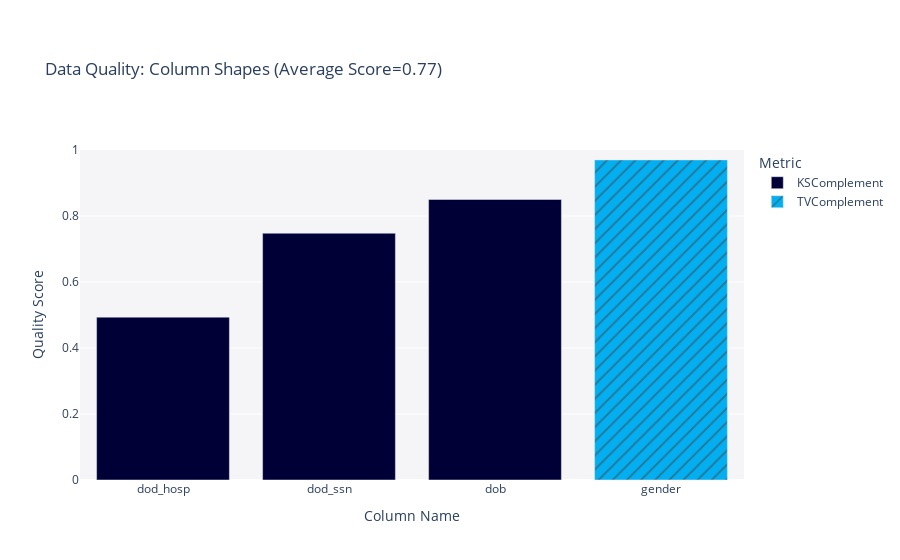

Source (notebook cell):
### Code cell
quality_report.get_visualization('Column Shapes')

### Figure 1 — Plotly figure (JSON) as saved in the notebook; plotly's stock layout.template omitted (floating-point values rounded to 4 significant figures)
{"data": [{"alignmentgroup": "True", "customdata": [["KSComplement"], ["KSComplement"], ["KSComplement"]], "hovertemplate": "<b>%{hovertext}</b><br><br>Metric=%{customdata[0]}<br>Quality Score=%{y}<extra></extra>", "hovertext": ["dob", "dod_hosp", "dod_ssn"], "legendgroup": "KSComplement", "marker": {"color": "#000036", "pattern": {"shape": ""}}, "name": "KSComplement", "offsetgroup": "KSComplement", "orientation": "v", "showlegend": true, "textposition": "auto", "type": "bar", "x": ["dob", "dod_hosp", "dod_ssn"], "xaxis": "x", "y": [0.85, 0.4935, 0.7477], "yaxis": "y"}, {"alignmentgroup": "True", "customdata": [["TVComplement"]], "hovertemplate": "<b>%{hovertext}</b><br><br>Metric=%{customdata[0]}<br>Quality Score=%{y}<extra></extra>", "hovertext": ["gender"], "legendgroup": "TVComplement", "marker": {"color": "#03AFF1", "pattern": {"shape": "/"}}, "name": "TVComplement", "offsetgroup": "TVComplement", "orientation": "v", "showlegend": true, "textposition": "auto", "type": "bar", "x": ["gender"], "xaxis": "x", "y": [0.97], "yaxis": "y"}], "layout": {"barmode": "relative", "legend": {"title": {"text": "Metric"}, "tracegroupgap": 0}, "margin": {"t": 150}, "plot_bgcolor": "#F5F5F8", "title": {"text": "Data Quality: Column Shapes (Average Score=0.77)"}, "xaxis": {"anchor": "y", "categoryorder": "total ascending", "domain": [0, 1], "title": {"text": "Column Name"}}, "yaxis": {"anchor": "x", "domain": [0, 1], "range": [0, 1], "title": {"text": "Quality Score"}}}}
